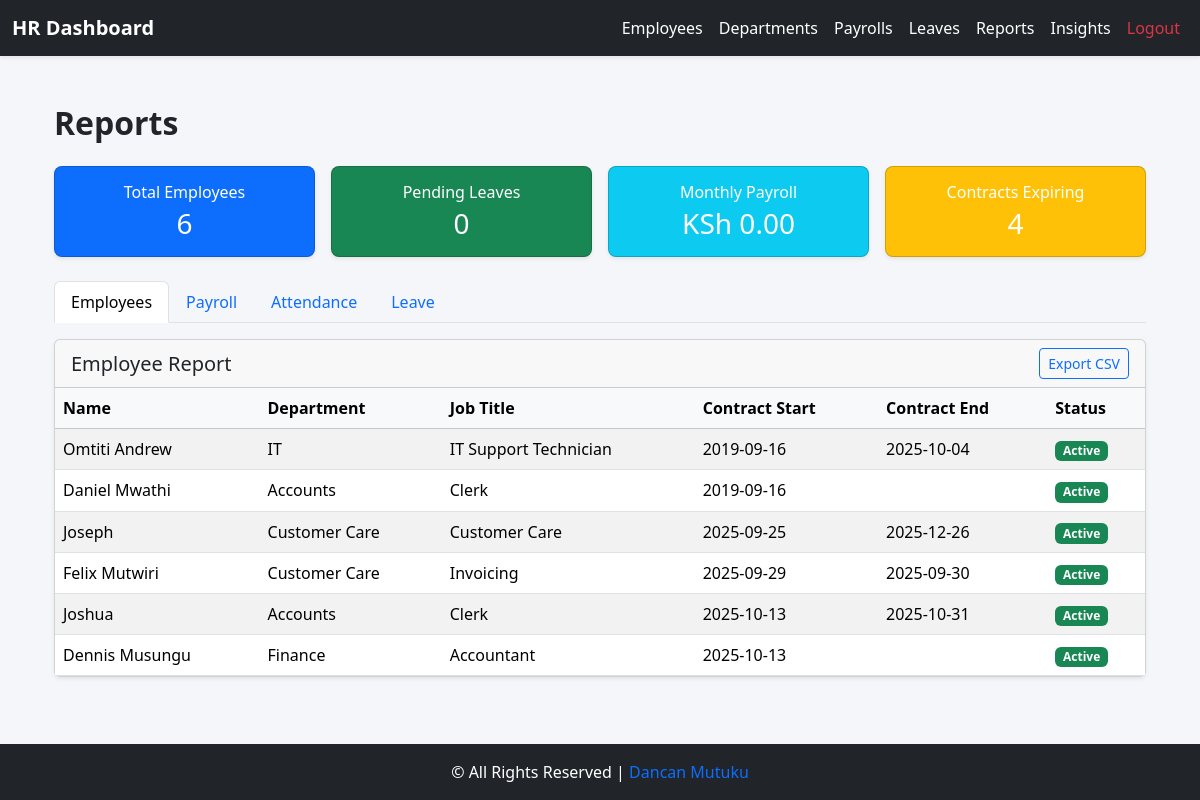
Page /employee/hr/reports/employees/ (signed in) on the earlier database version.
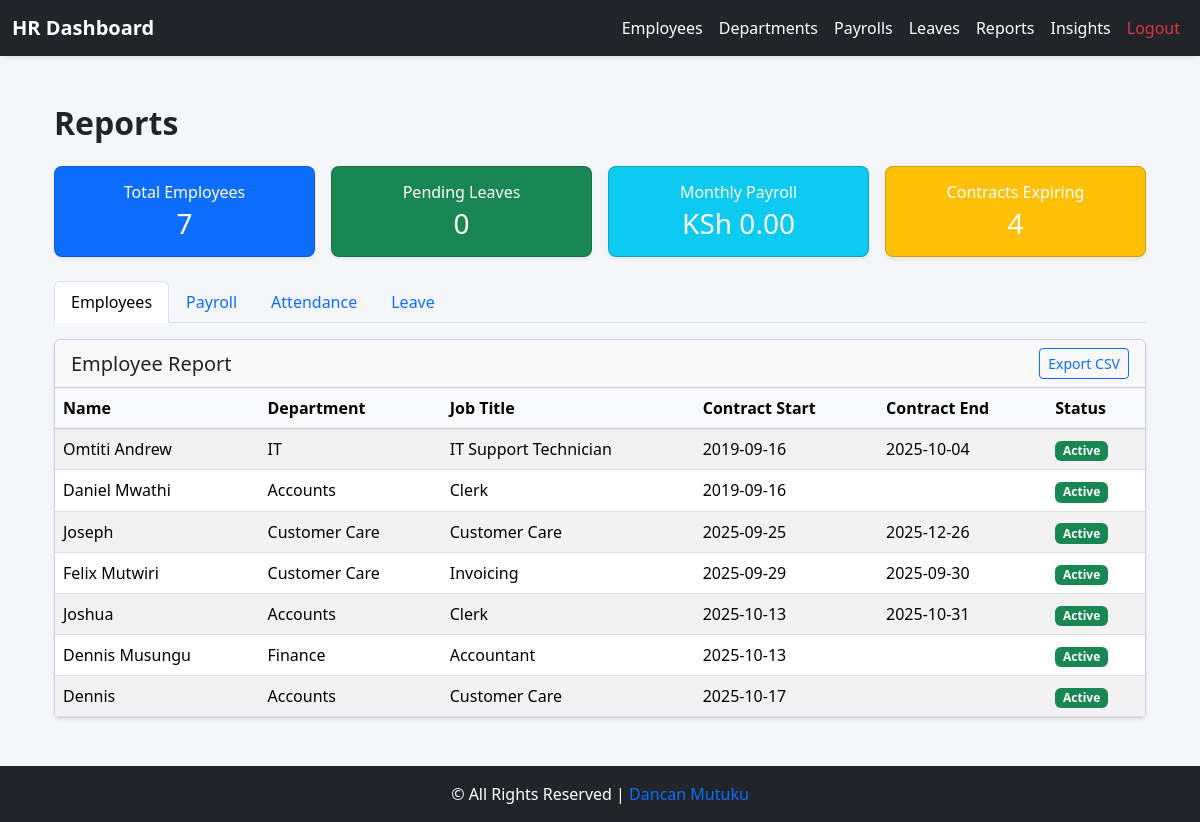
Same page on the later database version.
### core/models.py (models this page shows, shortened)
class Employee(models.Model):
    user = models.OneToOneField(User, on_delete=models.CASCADE, related_name='employee_profile')
    employee_id = models.CharField(max_length=20, unique=True, blank=True, null=True)
    contact = models.CharField(max_length=20, blank=True)
    dob = models.DateField(null=True, blank=True)
    gender = models.CharField(max_length=1, choices=GENDER_CHOICES, blank=True)
    address = models.TextField(blank=True)
    job_title = models.CharField(max_length=100, blank=True)
    department = models.ForeignKey(Department, on_delete=models.SET_NULL, null=True, blank=True)
    salary = models.DecimalField(
        max_digits=10, decimal_places=2, default=0, validators=[MinValueValidator(0)]
    )
    hire_date = models.DateField(null=True, blank=True)
    is_active_employee = models.BooleanField(default=True)
    profile_picture = models.ImageField(upload_to="profiles/", blank=True, null=True)
    emergency_contact_name = models.CharField(max_length=100, blank=True, null=True)
    emergency_contact_phone = models.CharField(max_length=20, blank=True, null=True)
    annual_leave_balance = models.IntegerField(default=20)
    sick_leave_balance = models.IntegerField(default=10)
    contract_start = models.DateField(null=True, blank=True)
    contract_end = models.DateField(null=True, blank=True)
    @property
    def full_name(self):
        if self.user:
            return self.user.get_full_name() or self.user.username
        return "-"

class Department(models.Model):
    name = models.CharField(max_length=100)
    description = models.TextField(blank=True)

### core/views.py (the view)
# urls.py: path("hr/reports/employees/", views.employee_report, name="employee_report"),
@login_required
@group_required('HR')
def employee_report(request):
    total_employees = Employee.objects.count()
    pending_leaves = LeaveRequest.objects.filter(status="Pending").count()
    monthly_payroll = Payroll.objects.filter(
        period_start__month=timezone.now().month,
        period_start__year=timezone.now().year
    ).aggregate(total=models.Sum('net_pay'))['total'] or 0
    expiring_contracts = Employee.objects.filter(
        contract_end__lte=timezone.now() + timedelta(days=30)
    ).count()
    employees = Employee.objects.select_related("user", "department")
    payrolls = Payroll.objects.select_related("employee", "employee__user").order_by("-period_start")
    attendance = Attendance.objects.select_related("employee", "employee__user").order_by("-date")[:50]
    leaves = LeaveRequest.objects.select_related("employee", "employee__user").order_by("-start_date")
    context = {
        "total_employees": total_employees,
        "pending_leaves": pending_leaves,
        "monthly_payroll": monthly_payroll,
        "expiring_contracts": expiring_contracts,
        "employees": employees,
        "payrolls": payrolls,
        "attendance": attendance,
        "leaves": leaves,
    }
    return render(request, "reports/employee_report.html", context)

### core/views.py (called while the page is built)
def group_required(group_name):
    def check(user):
        return user.is_superuser or user.groups.filter(name=group_name).exists()
    return user_passes_test(check)

### core/templates/reports/employee_report.html (shortened to what the changed rows need)
{% extends "base_hr.html" %}
{% load static %}
{% block content %}
<div class="container mt-4">
    <h2 class="mb-4 fw-bold">Reports</h2>
    <div class="row g-3 mb-4">
        <div class="col-6 col-md-3">
            <div class="card text-white bg-primary shadow-sm rounded-3">
                <div class="card-body text-center">
                    <h6 class="card-title mb-1">Total Employees</h6>
                    <h3 class="mb-0">{{ total_employees }}</h3>
                </div>
            </div>
        </div>
    </div>
    <div class="tab-content" id="reportTabsContent">
        <div class="tab-pane fade show active" id="employee" role="tabpanel">
            <div class="card shadow-sm mb-4">
                <div class="card-body p-0">
                    <div class="table-responsive">
                        <table class="table table-striped table-hover mb-0 align-middle">
                            <thead class="table-light">
                                <tr>
                                    <th>Name</th>
                                    <th class="d-none d-md-table-cell">Department</th>
                                    <th class="d-none d-md-table-cell">Job Title</th>
                                    <th class="d-none d-lg-table-cell">Contract Start</th>
                                    <th class="d-none d-lg-table-cell">Contract End</th>
                                    <th>Status</th>
                                </tr>
                            </thead>
                            <tbody>
                                {% for emp in employees %}
                                <tr>
                                    <td>{{ emp.full_name }}</td>
                                    <td class="d-none d-md-table-cell">{{ emp.department.name|default:"-" }}</td>
                                    <td class="d-none d-md-table-cell">{{ emp.job_title|default:"-" }}</td>
                                    <td class="d-none d-lg-table-cell">{{ emp.hire_date|date:"Y-m-d" }}</td>
                                    <td class="d-none d-lg-table-cell">{{ emp.contract_end|date:"Y-m-d" }}</td>
                                    <td>
                                        {% if emp.is_active_employee %}
                                            <span class="badge bg-success">Active</span>
                                        {% else %}
                                            <span class="badge bg-danger">Inactive</span>
                                        {% endif %}
                                    </td>
                                </tr>
                                {% empty %}
                                <tr>
                                    <td colspan="6" class="text-center text-muted">No employee data available</td>
                                </tr>
                                {% endfor %}
                            </tbody>
                        </table>
                    </div>
                </div>
            </div>
        </div>
    </div>
</div>
{% endblock %}

Differences in the rows shown:
added Employee: full_name "Dennis", department.name "Accounts", job_title "Customer Care", hire_date "2025-10-17", is_active_employee "Active"
Other differences:
{{ total_employees }}: "6" → "7"
